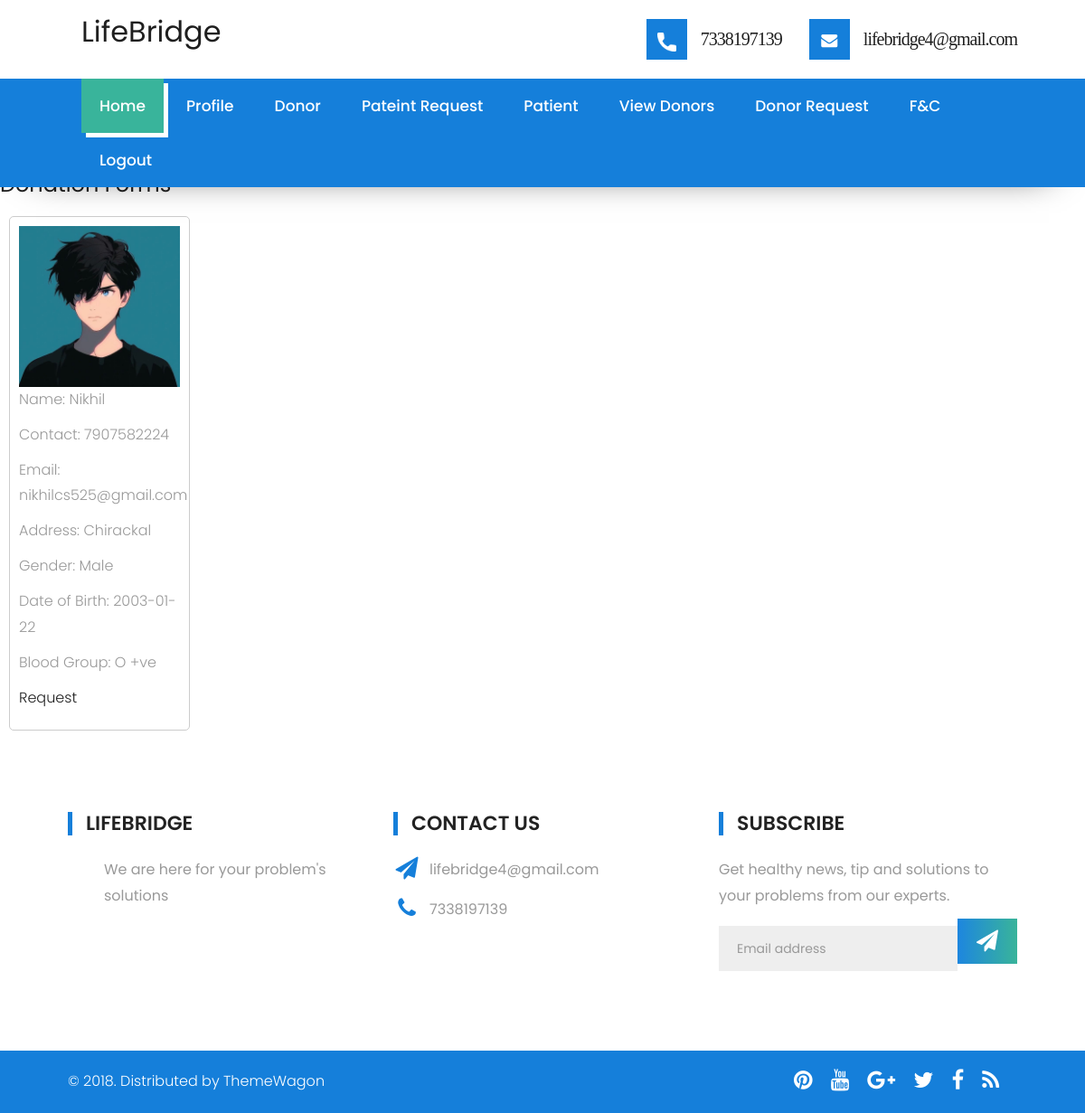
The app's page /User/ViewDonors/ (signed in) with its own data.
### User/models.py (models this page shows)
class tbl_donatingorgan(models.Model):
    donor=models.ForeignKey(tbl_donateform,on_delete=models.CASCADE)
    organs=models.ForeignKey(tbl_organ,on_delete=models.CASCADE)
    donation_status=models.CharField(max_length=10,default=0)

class tbl_donateform(models.Model):
    donateform_gender=models.CharField(max_length=20)
    bloodgroup=models.ForeignKey(tbl_bloodgroup,on_delete=models.CASCADE)
    donateform_DOB=models.CharField(max_length=20)
    hospital=models.ForeignKey(tbl_hospital,on_delete=models.CASCADE)
    user=models.ForeignKey(tbl_user,on_delete=models.CASCADE)
    donateform_status=models.CharField(max_length=20,default=0)

### Guest/models.py (models this page shows)
class tbl_user(models.Model):
    user_name=models.CharField(max_length=20)
    user_email=models.CharField(max_length=20)
    user_contact=models.CharField(max_length=20)
    user_address=models.CharField(max_length=20)
    user_district=models.CharField(max_length=20)
    user_place=models.ForeignKey(tbl_place,on_delete=models.CASCADE)
    user_photo=models.FileField(upload_to='user/')
    user_proof=models.FileField(upload_to='user/')
    user_password=models.CharField(max_length=20)

### Admin/models.py (models this page shows)
class tbl_bloodgroup(models.Model):
   bloodgroup_name=models.CharField(max_length=20)

### User/views.py (the view)
# urls.py: path("ViewDonors/",views.ViewDonors,name="ViewDonors"),
def ViewDonors(request):
    user_data=tbl_user.objects.get(id=request.session['userid'])
    pcount=tbl_patient.objects.filter(user=user_data).count()
    if pcount>0:
        patient_data=tbl_patient.objects.get(user=user_data)
        bgroup=patient_data.patient_bloodgroup.id
        org=patient_data.organdata.id
        data=tbl_donatingorgan.objects.filter(organs=org,donor__bloodgroup=bgroup,donor__donateform_status=1)
        return render(request,"User/ViewDonors.html",{'donation_forms':data})
    else:
        return render(request,"User/ViewDonors.html")

### User/Templates/User/ViewDonors.html (shortened to what this page needs)
{% extends 'User/Header.html' %}
{% load static %}
{% block content %}
<!DOCTYPE html>
<html lang="en">
<head>
</head>
<body>
    <br><br><br><br><br><br><br>
    <h1>Donation Forms</h1>
    <div class="card-container">
        {% for i in donation_forms %}
        <div class="card">
            <img src="{{ i.donor.user.user_photo.url }}" alt="User Photo">
            <p>Name: {{ i.donor.user.user_name }}</p>
            <p>Contact: {{ i.donor.user.user_contact }}</p>
            <p>Email: {{ i.donor.user.user_email }}</p>
            <p>Address: {{ i.donor.user.user_address }}</p>
            <p>Gender: {{ i.donor.donateform_gender }}</p>
            <p>Date of Birth: {{ i.donor.donateform_DOB }}</p>
            <p>Blood Group: {{ i.donor.bloodgroup.bloodgroup_name }}</p>
            <p><a href="{% url 'User:DonationRequest' i.donor.id %}">Request</a></p>
        </div>
        {% endfor %}
    </div>
</body>
</html>
{% endblock content %}

### Guest/static/Main/style.css (style rules this page uses)
body { color: #999; font-size: 15px; font-family: 'Source Sans Pro', sans-serif; line-height: 1.80857; }
a { color: #1f1f1f; text-decoration: none !important; outline: none !important; -webkit-transition: all .3s ease-in-out; -moz-transition: all .3s ease-in-out; -ms-transition: all .3s ease-in-out; -o-transition: all .3s ease-in-out; transition: all .3s ease-in-out; }
h1, h2, h3, h4, h5, h6 { letter-spacing: 0; font-weight: normal; position: relative; padding: 0 0 10px 0; font-weight: normal; line-height: 120% !important; color: #1f1f1f; margin: 0 }
h1 { font-size: 24px }
a { color: #1f1f1f; text-decoration: none; outline: none; }
a, .btn { text-decoration: none !important; outline: none !important; -webkit-transition: all .3s ease-in-out; -moz-transition: all .3s ease-in-out; -ms-transition: all .3s ease-in-out; -o-transition: all .3s ease-in-out; transition: all .3s ease-in-out; }

### Guest/static/Main/css/versions.css (style rules this page uses)
body.clinic_version { font-family: 'Roboto', sans-serif; }

### Guest/static/Main/css/custom.css (style rules this page uses)
* { font-family: 'Poppins', sans-serif; }
h1,h2,h3,h4,h5,h6 { font-family: 'Poppins', sans-serif; }
p { font-family: 'Poppins', sans-serif; font-size: 16px; font-weight: 300; }

### User/Templates/User/ViewDonors.html (style rules this page uses)
.card { width: 200px; border: 1px solid #ccc; border-radius: 5px; padding: 10px; margin: 10px; float: left; }
.card img { max-width: 100%; height: auto; }

### records on screen
tbl_donatingorgan: donor.user.user_photo (picture), donor.user.user_name "Nikhil", donor.user.user_contact "7907582224", donor.user.user_email "nikhilcs525@gmail.com", donor.user.user_address "Chirackal", donor.donateform_gender "Male", donor.donateform_DOB "2003-01-22", donor.bloodgroup.bloodgroup_name "O +ve"
